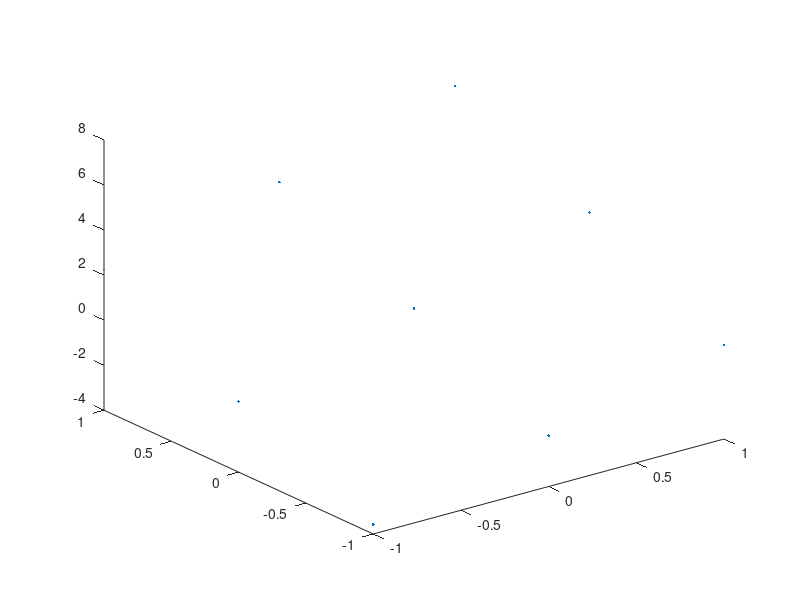

Source code (MATLAB): (Note: this script raises an error after producing the figure.)
clear all
%testing script
t1 = linspace(-1,1,3);
t2 = linspace(-1,1,3);

[tt1,tt2] = meshgrid(t1,t2);

cen = 1 + 2*tt1(:) + 3*tt2(:) + 0.5 * rand(size(tt1(:)));

plot3(tt1(:),tt2(:),cen,'.')

one_col = ones(1,length(cen)).';
test_data = [tt1(:) one_col tt2(:) one_col cen one_col];

[fit,MSE] = fit_plane_to_data(test_data,'x')
